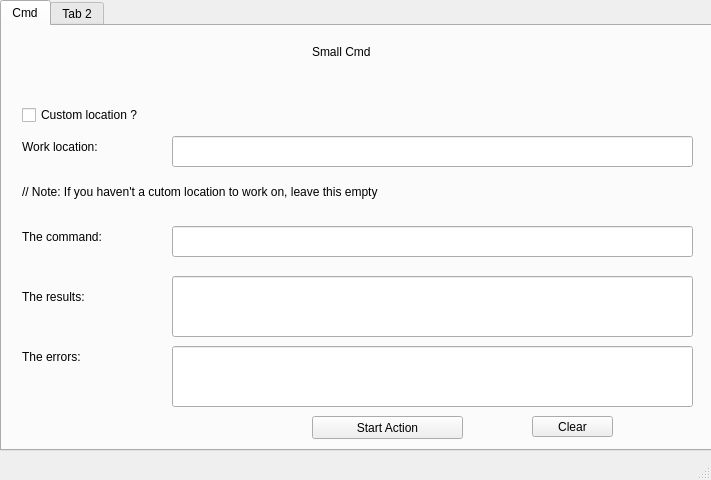
<?xml version="1.0" encoding="UTF-8"?>
<ui version="4.0">
 <class>MainWindow</class>
 <widget class="QMainWindow" name="MainWindow">
  <property name="geometry">
   <rect>
    <x>0</x>
    <y>0</y>
    <width>711</width>
    <height>480</height>
   </rect>
  </property>
  <property name="windowTitle">
   <string>MainWindow</string>
  </property>
  <property name="styleSheet">
   <string notr="true">
/*
 * The MIT License (MIT)
 *
 * Copyright (c) &lt;2013-2014&gt; &lt;Colin Duquesnoy&gt;
 *
 * Permission is hereby granted, free of charge, to any person obtaining a copy
 * of this software and associated documentation files (the &quot;Software&quot;), to deal
 * in the Software without restriction, including without limitation the rights
 * to use, copy, modify, merge, publish, distribute, sublicense, and/or sell
 * copies of the Software, and to permit persons to whom the Software is
 * furnished to do so, subject to the following conditions:

 * The above copyright notice and this permission notice shall be included in
 * all copies or substantial portions of the Software.

 * THE SOFTWARE IS PROVIDED &quot;AS IS&quot;, WITHOUT WARRANTY OF ANY KIND, EXPRESS OR
 * IMPLIED, INCLUDING BUT NOT LIMITED TO THE WARRANTIES OF MERCHANTABILITY,
 * FITNESS FOR A PARTICULAR PURPOSE AND NONINFRINGEMENT. IN NO EVENT SHALL THE
 * AUTHORS OR COPYRIGHT HOLDERS BE LIABLE FOR ANY CLAIM, DAMAGES OR OTHER
 * LIABILITY, WHETHER IN AN ACTION OF CONTRACT, TORT OR OTHERWISE, ARISING FROM,
 * OUT OF OR IN CONNECTION WITH THE SOFTWARE OR THE USE OR OTHER DEALINGS IN
 * THE SOFTWARE.
 */

QProgressBar:horizontal {
    border: 1px solid #3A3939;
    text-align: center;
    padding: 1px;
    background: #201F1F;
}
QProgressBar::chunk:horizontal {
    background-color: qlineargradient(spread:reflect, x1:1, y1:0.545, x2:1, y2:0, stop:0 rgba(28, 66, 111, 255), stop:1 rgba(37, 87, 146, 255));
}

QToolTip
{
    border: 1px solid #3A3939;
    background-color: rgb(90, 102, 117);;
    color: white;
    padding: 1px;
    opacity: 200;
}

QWidget
{
    color: silver;
    background-color: #302F2F;
    selection-background-color:#3d8ec9;
    selection-color: black;
    background-clip: border;
    border-image: none;
    outline: 0;
}

QWidget:item:hover
{
    background-color: #78879b;
    color: black;
}

QWidget:item:selected
{
    background-color: #3d8ec9;
}


QGroupBox::indicator
{
    width: 18px;
    height: 18px;
}
QGroupBox::indicator
{
    margin-left: 2px;
}


QGroupBox::indicator:unchecked,
QGroupBox::indicator:unchecked:hover
{
    image: url(:/dark_blue/img/checkbox_unchecked.png);
}


QGroupBox::indicator:unchecked:focus,
QGroupBox::indicator:unchecked:pressed
{
  border: none;
    image: url(:/dark_blue/img/checkbox_unchecked_focus.png);
}


QGroupBox::indicator:checked,
QGroupBox::indicator:checked:hover
{
    image: url(:/dark_blue/img/checkbox_checked.png);
}


QGroupBox::indicator:checked:focus,
QGroupBox::indicator:checked:pressed
{
  border: none;
    image: url(:/dark_blue/img/checkbox_checked_focus.png);
}


QGroupBox::indicator:indeterminate,
QGroupBox::indicator:indeterminate:hover,
QGroupBox::indicator:indeterminate:pressed
{
    image: url(:/dark_blue/img/checkbox_indeterminate.png);
}

QGroupBox::indicator:indeterminate:focus
{
    image: url(:/dark_blue/img/checkbox_indeterminate_focus.png);
}

QGroupBox::indicator:checked:disabled
{
    image: url(:/dark_blue/img/checkbox_checked_disabled.png);
}

QGroupBox::indicator:unchecked:disabled
{
    image: url(:/dark_blue/img/checkbox_unchecked_disabled.png);
}

QRadioButton
{
    spacing: 5px;
    outline: none;
    color: #bbb;
    margin-bottom: 2px;
}

QRadioButton:disabled
{
    color: #777777;
}
QRadioButton::indicator
{
    width: 21px;
    height: 21px;
}

QRadioButton::indicator:unchecked,
QRadioButton::indicator:unchecked:hover
{
    image: url(:/dark_blue/img/radio_unchecked.png);
}

QRadioButton::indicator:unchecked:focus,
QRadioButton::indicator:unchecked:pressed
{
  border: none;
  outline: none;
    image: url(:/dark_blue/img/radio_unchecked_focus.png);
}

QRadioButton::indicator:checked,
QRadioButton::indicator:checked:hover
{
  border: none;
  outline: none;
    image: url(:/dark_blue/img/radio_checked.png);
}

QRadioButton::indicator:checked:focus,
QRadioButton::indicato::menu-arrowr:checked:pressed
{
  border: none;
  outline: none;
    image: url(:/dark_blue/img/radio_checked_focus.png);
}

QRadioButton::indicator:indeterminate,
QRadioButton::indicator:indeterminate:hover,
QRadioButton::indicator:indeterminate:pressed
{
        image: url(:/dark_blue/img/radio_indeterminate.png);
}

QRadioButton::indicator:checked:disabled
{
  outline: none;
  image: url(:/dark_blue/img/radio_checked_disabled.png);
}

QRadioButton::indicator:unchecked:disabled
{
    image: url(:/dark_blue/img/radio_unchecked_disabled.png);
}


QMenuBar
{
    background-color: #302F2F;
    color: silver;
}

QMenuBar::item
{
    background: transparent;
}

QMenuBar::item:selected
{
    background: transparent;
    border: 1px solid #3A3939;
}

QMenuBar::item:pressed
{
    border: 1px solid #3A3939;
    background-color: #3d8ec9;
    color: black;
    margin-bottom:-1px;
    padding-bottom:1px;
}

QMenu
{
    border: 1px solid #3A3939;
    color: silver;
    margin: 1px;
}

QMenu::icon
{
    margin: 1px;
}

QMenu::item
{
    padding: 2px 2px 2px 25px;
    margin-left: 5px;
    border: 1px solid transparent; /* reserve space for selection border */
}

QMenu::item:selected
{
    color: black;
}

QMenu::separator {
    height: 2px;
    background: lightblue;
    margin-left: 10px;
    margin-right: 5px;
}

QMenu::indicator {
    width: 16px;
    height: 16px;
}

/* non-exclusive indicator = check box style indicator
   (see QActionGroup::setExclusive) */
QMenu::indicator:non-exclusive:unchecked {
    image: url(:/dark_blue/img/checkbox_unchecked.png);
}

QMenu::indicator:non-exclusive:unchecked:selected {
    image: url(:/dark_blue/img/checkbox_unchecked_disabled.png);
}

QMenu::indicator:non-exclusive:checked {
    image: url(:/dark_blue/img/checkbox_checked.png);
}

QMenu::indicator:non-exclusive:checked:selected {
    image: url(:/dark_blue/img/checkbox_checked_disabled.png);
}

/* exclusive indicator = radio button style indicator (see QActionGroup::setExclusive) */
QMenu::indicator:exclusive:unchecked {
    image: url(:/dark_blue/img/radio_unchecked.png);
}

QMenu::indicator:exclusive:unchecked:selected {
    image: url(:/dark_blue/img/radio_unchecked_disabled.png);
}

QMenu::indicator:exclusive:checked {
    image: url(:/dark_blue/img/radio_checked.png);
}

QMenu::indicator:exclusive:checked:selected {
    image: url(:/dark_blue/img/radio_checked_disabled.png);
}

QMenu::right-arrow {
    margin: 5px;
    image: url(:/dark_blue/img/right_arrow.png)
}


QWidget:disabled
{
    color: #808080;
    background-color: #302F2F;
}

QAbstractItemView
{
    alternate-background-color: #3A3939;
    color: silver;
    border: 1px solid 3A3939;
    border-radius: 2px;
    padding: 1px;
}

QWidget:focus, QMenuBar:focus
{
    border: 1px solid #78879b;
}

QTabWidget:focus, QCheckBox:focus, QRadioButton:focus, QSlider:focus
{
    border: none;
}

QLineEdit
{
    background-color: #201F1F;
    padding: 2px;
    border-style: solid;
    border: 1px solid #3A3939;
    border-radius: 2px;
    color: silver;
}

QGroupBox {
    border:1px solid #3A3939;
    border-radius: 2px;
    margin-top: 20px;
    background-color: #302F2F;
    color: silver;
}

QGroupBox::title {
    subcontrol-origin: margin;
    subcontrol-position: top center;
    padding-left: 10px;
    padding-right: 10px;
    padding-top: 10px;
}

QAbstractScrollArea
{
    border-radius: 2px;
    border: 1px solid #3A3939;
    background-color: transparent;
}

QScrollBar:horizontal
{
    height: 15px;
    margin: 3px 15px 3px 15px;
    border: 1px transparent #2A2929;
    border-radius: 4px;
    background-color: #2A2929;
}

QScrollBar::handle:horizontal
{
    background-color: #605F5F;
    min-width: 5px;
    border-radius: 4px;
}

QScrollBar::add-line:horizontal
{
    margin: 0px 3px 0px 3px;
    border-image: url(:/dark_blue/img/right_arrow_disabled.png);
    width: 10px;
    height: 10px;
    subcontrol-position: right;
    subcontrol-origin: margin;
}

QScrollBar::sub-line:horizontal
{
    margin: 0px 3px 0px 3px;
    border-image: url(:/dark_blue/img/left_arrow_disabled.png);
    height: 10px;
    width: 10px;
    subcontrol-position: left;
    subcontrol-origin: margin;
}

QScrollBar::add-line:horizontal:hover,QScrollBar::add-line:horizontal:on
{
    border-image: url(:/dark_blue/img/right_arrow.png);
    height: 10px;
    width: 10px;
    subcontrol-position: right;
    subcontrol-origin: margin;
}


QScrollBar::sub-line:horizontal:hover, QScrollBar::sub-line:horizontal:on
{
    border-image: url(:/dark_blue/img/left_arrow.png);
    height: 10px;
    width: 10px;
    subcontrol-position: left;
    subcontrol-origin: margin;
}

QScrollBar::up-arrow:horizontal, QScrollBar::down-arrow:horizontal
{
    background: none;
}


QScrollBar::add-page:horizontal, QScrollBar::sub-page:horizontal
{
    background: none;
}

QScrollBar:vertical
{
    background-color: #2A2929;
    width: 15px;
    margin: 15px 3px 15px 3px;
    border: 1px transparent #2A2929;
    border-radius: 4px;
}

QScrollBar::handle:vertical
{
    background-color: #605F5F;
    min-height: 5px;
    border-radius: 4px;
}

QScrollBar::sub-line:vertical
{
    margin: 3px 0px 3px 0px;
    border-image: url(:/dark_blue/img/up_arrow_disabled.png);
    height: 10px;
    width: 10px;
    subcontrol-position: top;
    subcontrol-origin: margin;
}

QScrollBar::add-line:vertical
{
    margin: 3px 0px 3px 0px;
    border-image: url(:/dark_blue/img/down_arrow_disabled.png);
    height: 10px;
    width: 10px;
    subcontrol-position: bottom;
    subcontrol-origin: margin;
}

QScrollBar::sub-line:vertical:hover,QScrollBar::sub-line:vertical:on
{

    border-image: url(:/dark_blue/img/up_arrow.png);
    height: 10px;
    width: 10px;
    subcontrol-position: top;
    subcontrol-origin: margin;
}


QScrollBar::add-line:vertical:hover, QScrollBar::add-line:vertical:on
{
    border-image: url(:/dark_blue/img/down_arrow.png);
    height: 10px;
    width: 10px;
    subcontrol-position: bottom;
    subcontrol-origin: margin;
}

QScrollBar::up-arrow:vertical, QScrollBar::down-arrow:vertical
{
    background: none;
}


QScrollBar::add-page:vertical, QScrollBar::sub-page:vertical
{
    background: none;
}

QTextEdit
{
    background-color: #201F1F;
    color: silver;
    border: 1px solid #3A3939;
}

QPlainTextEdit
{
    background-color: #201F1F;;
    color: silver;
    border-radius: 2px;
    border: 1px solid #3A3939;
}

QHeaderView::section
{
    background-color: #3A3939;
    color: silver;
    padding-left: 4px;
    border: 1px solid #6c6c6c;
}

QSizeGrip {
    image: url(:/dark_blue/img/sizegrip.png);
    width: 12px;
    height: 12px;
}

QMainWindow
{
    background-color: #302F2F;

}

QMainWindow::separator
{
    background-color: #302F2F;
    color: white;
    padding-left: 4px;
    spacing: 2px;
    border: 1px dashed #3A3939;
}

QMainWindow::separator:hover
{

    background-color: #787876;
    color: white;
    padding-left: 4px;
    border: 1px solid #3A3939;
    spacing: 2px;
}


QMenu::separator
{
    height: 1px;
    background-color: #3A3939;
    color: white;
    padding-left: 4px;
    margin-left: 10px;
    margin-right: 5px;
}


QFrame
{
    border-radius: 2px;
    border: 1px solid #444;
}

QFrame[frameShape=&quot;0&quot;]
{
    border-radius: 2px;
    border: 1px transparent #444;
}

QStackedWidget
{
    background-color: #302F2F;
    border: 1px transparent black;
}

QToolBar {
    border: 1px transparent #393838;
    background: 1px solid #302F2F;
    font-weight: bold;
}

QToolBar::handle:horizontal {
    image: url(:/dark_blue/img/Hmovetoolbar.png);
}
QToolBar::handle:vertical {
    image: url(:/dark_blue/img/Vmovetoolbar.png);
}
QToolBar::separator:horizontal {
    image: url(:/dark_blue/img/Hsepartoolbar.png);
}
QToolBar::separator:vertical {
    image: url(:/dark_blue/img/Vsepartoolbars.png);
}

QPushButton
{
    color: silver;
    background-color: #302F2F;
    border-width: 2px;
    border-color: #4A4949;
    border-style: solid;
    padding-top: 2px;
    padding-bottom: 2px;
    padding-left: 10px;
    padding-right: 10px;
    border-radius: 4px;
    /* outline: none; */
    /* min-width: 40px; */
}

QPushButton:disabled
{
    background-color: #302F2F;
    border-width: 2px;
    border-color: #3A3939;
    border-style: solid;
    padding-top: 2px;
    padding-bottom: 2px;
    padding-left: 10px;
    padding-right: 10px;
    /*border-radius: 2px;*/
    color: #808080;
}

QPushButton:focus {
    background-color: #3d8ec9;
    color: white;
}

QComboBox
{
    selection-background-color: #3d8ec9;
    background-color: #201F1F;
    border-style: solid;
    border: 1px solid #3A3939;
    border-radius: 2px;
    padding: 2px;
    min-width: 75px;
}

QPushButton:checked{
    background-color: #4A4949;
    border-color: #6A6969;
}

QPushButton:hover {
    border: 2px solid #78879b;
    color: silver;
}

QComboBox:hover, QAbstractSpinBox:hover,QLineEdit:hover,QTextEdit:hover,QPlainTextEdit:hover,QAbstractView:hover,QTreeView:hover
{
    border: 1px solid #78879b;
    color: silver;
}

QComboBox:on
{
    background-color: #626873;
    padding-top: 3px;
    padding-left: 4px;
    selection-background-color: #4a4a4a;
}

QComboBox QAbstractItemView
{
    background-color: #201F1F;
    border-radius: 2px;
    border: 1px solid #444;
    selection-background-color: #3d8ec9;
    color: silver;
}

QComboBox::drop-down
{
    subcontrol-origin: padding;
    subcontrol-position: top right;
    width: 15px;

    border-left-width: 0px;
    border-left-color: darkgray;
    border-left-style: solid;
    border-top-right-radius: 3px;
    border-bottom-right-radius: 3px;
}

QComboBox::down-arrow
{
    image: url(:/dark_blue/img/down_arrow_disabled.png);
}

QComboBox::down-arrow:on, QComboBox::down-arrow:hover,
QComboBox::down-arrow:focus
{
    image: url(:/dark_blue/img/down_arrow.png);
}

QPushButton:pressed
{
    background-color: #484846;
}

QAbstractSpinBox {
    padding-top: 2px;
    padding-bottom: 2px;
    border: 1px solid #3A3939;
    background-color: #201F1F;
    color: silver;
    border-radius: 2px;
    min-width: 75px;
}

QAbstractSpinBox:up-button
{
    background-color: transparent;
    subcontrol-origin: border;
    subcontrol-position: top right;
}

QAbstractSpinBox:down-button
{
    background-color: transparent;
    subcontrol-origin: border;
    subcontrol-position: bottom right;
}

QAbstractSpinBox::up-arrow,QAbstractSpinBox::up-arrow:disabled,QAbstractSpinBox::up-arrow:off {
    image: url(:/dark_blue/img/up_arrow_disabled.png);
    width: 10px;
    height: 10px;
}
QAbstractSpinBox::up-arrow:hover
{
    image: url(:/dark_blue/img/up_arrow.png);
}


QAbstractSpinBox::down-arrow,QAbstractSpinBox::down-arrow:disabled,QAbstractSpinBox::down-arrow:off
{
    image: url(:/dark_blue/img/down_arrow_disabled.png);
    width: 10px;
    height: 10px;
}
QAbstractSpinBox::down-arrow:hover
{
    image: url(:/dark_blue/img/down_arrow.png);
}


QLabel
{
    border: 0px solid black;
}

QTabWidget{
    border: 1px transparent black;
}

QTabWidget::pane {
    border: 1px solid #444;
    border-radius: 3px;
    padding: 3px;
}

QTabBar
{
    qproperty-drawBase: 0;
    left: 5px; /* move to the right by 5px */
}

QTabBar:focus
{
    border: 0px transparent black;
}

QTabBar::close-button  {
    image: url(:/dark_blue/img/close.png);
    background: transparent;
}

QTabBar::close-button:hover
{
    image: url(:/dark_blue/img/close-hover.png);
    background: transparent;
}

QTabBar::close-button:pressed {
    image: url(:/dark_blue/img/close-pressed.png);
    background: transparent;
}

/* TOP TABS */
QTabBar::tab:top {
    color: #b1b1b1;
    border: 1px solid #4A4949;
    border-bottom: 1px transparent black;
    background-color: #302F2F;
    padding: 5px;
    border-top-left-radius: 2px;
    border-top-right-radius: 2px;
}

QTabBar::tab:top:!selected
{
    color: #b1b1b1;
    background-color: #201F1F;
    border: 1px transparent #4A4949;
    border-bottom: 1px transparent #4A4949;
    border-top-left-radius: 0px;
    border-top-right-radius: 0px;
}

QTabBar::tab:top:!selected:hover {
    background-color: #48576b;
}

/* BOTTOM TABS */
QTabBar::tab:bottom {
    color: #b1b1b1;
    border: 1px solid #4A4949;
    border-top: 1px transparent black;
    background-color: #302F2F;
    padding: 5px;
    border-bottom-left-radius: 2px;
    border-bottom-right-radius: 2px;
}

QTabBar::tab:bottom:!selected
{
    color: #b1b1b1;
    background-color: #201F1F;
    border: 1px transparent #4A4949;
    border-top: 1px transparent #4A4949;
    border-bottom-left-radius: 0px;
    border-bottom-right-radius: 0px;
}

QTabBar::tab:bottom:!selected:hover {
    background-color: #78879b;
}

/* LEFT TABS */
QTabBar::tab:left {
    color: #b1b1b1;
    border: 1px solid #4A4949;
    border-left: 1px transparent black;
    background-color: #302F2F;
    padding: 5px;
    border-top-right-radius: 2px;
    border-bottom-right-radius: 2px;
}

QTabBar::tab:left:!selected
{
    color: #b1b1b1;
    background-color: #201F1F;
    border: 1px transparent #4A4949;
    border-right: 1px transparent #4A4949;
    border-top-right-radius: 0px;
    border-bottom-right-radius: 0px;
}

QTabBar::tab:left:!selected:hover {
    background-color: #48576b;
}


/* RIGHT TABS */
QTabBar::tab:right {
    color: #b1b1b1;
    border: 1px solid #4A4949;
    border-right: 1px transparent black;
    background-color: #302F2F;
    padding: 5px;
    border-top-left-radius: 2px;
    border-bottom-left-radius: 2px;
}

QTabBar::tab:right:!selected
{
    color: #b1b1b1;
    background-color: #201F1F;
    border: 1px transparent #4A4949;
    border-right: 1px transparent #4A4949;
    border-top-left-radius: 0px;
    border-bottom-left-radius: 0px;
}

QTabBar::tab:right:!selected:hover {
    background-color: #48576b;
}

QTabBar QToolButton::right-arrow:enabled {
     image: url(:/dark_blue/img/right_arrow.png);
 }

 QTabBar QToolButton::left-arrow:enabled {
     image: url(:/dark_blue/img/left_arrow.png);
 }

QTabBar QToolButton::right-arrow:disabled {
     image: url(:/dark_blue/img/right_arrow_disabled.png);
 }

 QTabBar QToolButton::left-arrow:disabled {
     image: url(:/dark_blue/img/left_arrow_disabled.png);
 }


QDockWidget {
    border: 1px solid #403F3F;
    titlebar-close-icon: url(:/dark_blue/img/close.png);
    titlebar-normal-icon: url(:/dark_blue/img/undock.png);
}

QDockWidget::close-button, QDockWidget::float-button {
    border: 1px solid transparent;
    border-radius: 2px;
    background: transparent;
}

QDockWidget::close-button:hover, QDockWidget::float-button:hover {
    background: rgba(255, 255, 255, 10);
}

QDockWidget::close-button:pressed, QDockWidget::float-button:pressed {
    padding: 1px -1px -1px 1px;
    background: rgba(255, 255, 255, 10);
}

QTreeView, QListView, QTextBrowser, AtLineEdit, AtLineEdit::hover {
    border: 1px solid #444;
    background-color: silver;
    border-radius: 3px;
    margin-left: 3px;
    color: black;
}

QTreeView:branch:selected, QTreeView:branch:hover {
    background: url(:/dark_blue/img/transparent.png);
}

QTreeView::branch:has-siblings:!adjoins-item {
    border-image: url(:/dark_blue/img/transparent.png);
}

QTreeView::branch:has-siblings:adjoins-item {
    border-image: url(:/dark_blue/img/transparent.png);
}

QTreeView::branch:!has-children:!has-siblings:adjoins-item {
    border-image: url(:/dark_blue/img/transparent.png);
}

QTreeView::branch:has-children:!has-siblings:closed,
QTreeView::branch:closed:has-children:has-siblings {
    image: url(:/dark_blue/img/branch_closed.png);
}

QTreeView::branch:open:has-children:!has-siblings,
QTreeView::branch:open:has-children:has-siblings  {
    image: url(:/dark_blue/img/branch_open.png);
}

QTreeView::branch:has-children:!has-siblings:closed:hover,
QTreeView::branch:closed:has-children:has-siblings:hover {
    image: url(:/dark_blue/img/branch_closed-on.png);
    }

QTreeView::branch:open:has-children:!has-siblings:hover,
QTreeView::branch:open:has-children:has-siblings:hover  {
    image: url(:/dark_blue/img/branch_open-on.png);
    }

QListView::item:!selected:hover, QListView::item:!selected:hover, QTreeView::item:!selected:hover  {
    background: rgba(0, 0, 0, 0);
    outline: 0;
    color: #FFFFFF
}

QListView::item:selected:hover, QListView::item:selected:hover, QTreeView::item:selected:hover  {
    background: #3d8ec9;
    color: #FFFFFF;
}

QSlider::groove:horizontal {
    border: 1px solid #3A3939;
    height: 8px;
    background: #201F1F;
    margin: 2px 0;
    border-radius: 2px;
}

QSlider::handle:horizontal {
    background: QLinearGradient( x1: 0, y1: 0, x2: 0, y2: 1,
      stop: 0.0 silver, stop: 0.2 #a8a8a8, stop: 1 #727272);
    border: 1px solid #3A3939;
    width: 14px;
    height: 14px;
    margin: -4px 0;
    border-radius: 2px;
}

QSlider::groove:vertical {
    border: 1px solid #3A3939;
    width: 8px;
    background: #201F1F;
    margin: 0 0px;
    border-radius: 2px;
}

QSlider::handle:vertical {
    background: QLinearGradient( x1: 0, y1: 0, x2: 0, y2: 1, stop: 0.0 silver,
    stop: 0.2 #a8a8a8, stop: 1 #727272);
    border: 1px solid #3A3939;
    width: 14px;
    height: 14px;
    margin: 0 -4px;
    border-radius: 2px;
}

QToolButton {
    /*  background-color: transparent; */
    border: 2px transparent #4A4949;
    border-radius: 4px;
    background-color: dimgray;
    margin: 2px;
    padding: 2px;
}

QToolButton[popupMode=&quot;1&quot;] { /* only for MenuButtonPopup */
 padding-right: 20px; /* make way for the popup button */
 border: 2px transparent #4A4949;
 border-radius: 4px;
}

QToolButton[popupMode=&quot;2&quot;] { /* only for InstantPopup */
 padding-right: 10px; /* make way for the popup button */
 border: 2px transparent #4A4949;
}


QToolButton:hover, QToolButton::menu-button:hover {
    border: 2px solid #78879b;
}

QToolButton:checked, QToolButton:pressed,
    QToolButton::menu-button:pressed {
    background-color: #4A4949;
    border: 2px solid #78879b;
}

/* the subcontrol below is used only in the InstantPopup or DelayedPopup mode */
QToolButton::menu-indicator {
    image: url(:/dark_blue/img/down_arrow.png);
    top: -7px; left: -2px; /* shift it a bit */
}

/* the subcontrols below are used only in the MenuButtonPopup mode */
QToolButton::menu-button {
    border: 1px transparent #4A4949;
    border-top-right-radius: 6px;
    border-bottom-right-radius: 6px;
    /* 16px width + 4px for border = 20px allocated above */
    width: 16px;
    outline: none;
}

QToolButton::menu-arrow {
    image: url(:/dark_blue/img/down_arrow.png);
}

QToolButton::menu-arrow:open {
    top: 1px; left: 1px; /* shift it a bit */
    border: 1px solid #3A3939;
}

QPushButton::menu-indicator  {
    subcontrol-origin: padding;
    subcontrol-position: bottom right;
    left: 4px;
}

QTableView
{
    border: 1px solid #444;
    gridline-color: #6c6c6c;
    background-color: #201F1F;
}


QTableView, QHeaderView
{
    border-radius: 0px;
}

QTableView::item:pressed, QListView::item:pressed, QTreeView::item:pressed  {
    background: #78879b;
    color: #FFFFFF;
}

QTableView::item:selected:active, QTreeView::item:selected:active, QListView::item:selected:active  {
    background: #3d8ec9;
    color: #FFFFFF;
}


QHeaderView
{
    border: 1px transparent;
    border-radius: 2px;
    margin: 0px;
    padding: 0px;
}

QHeaderView::section  {
    background-color: #3A3939;
    color: silver;
    padding: 4px;
    border: 1px solid #6c6c6c;
    border-radius: 0px;
    text-align: center;
}

QHeaderView::section::vertical::first, QHeaderView::section::vertical::only-one
{
    border-top: 1px solid #6c6c6c;
}

QHeaderView::section::vertical
{
    border-top: transparent;
}

QHeaderView::section::horizontal::first, QHeaderView::section::horizontal::only-one
{
    border-left: 1px solid #6c6c6c;
}

QHeaderView::section::horizontal
{
    border-left: transparent;
}


QHeaderView::section:checked
 {
    color: white;
    background-color: #5A5959;
 }

 /* style the sort indicator */
QHeaderView::down-arrow {
    image: url(:/dark_blue/img/down_arrow.png);
}

QHeaderView::up-arrow {
    image: url(:/dark_blue/img/up_arrow.png);
}


QTableCornerButton::section {
    background-color: #3A3939;
    border: 1px solid #3A3939;
    border-radius: 2px;
}

QToolBox  {
    padding: 3px;
    border: 1px transparent black;
}

QToolBox::tab {
    color: #b1b1b1;
    background-color: #302F2F;
    border: 1px solid #4A4949;
    border-bottom: 1px transparent #302F2F;
    border-top-left-radius: 5px;
    border-top-right-radius: 5px;
}

 QToolBox::tab:selected { /* italicize selected tabs */
    font: italic;
    background-color: #302F2F;
    border-color: #3d8ec9;
 }

QStatusBar::item {
    border: 1px solid #3A3939;
    border-radius: 2px;
 }


QFrame[height=&quot;3&quot;], QFrame[width=&quot;3&quot;] {
    background-color: #AAA;
}


QSplitter::handle {
    border: 1px dashed #3A3939;
}

QSplitter::handle:hover {
    background-color: #787876;
    border: 1px solid #3A3939;
}

QSplitter::handle:horizontal {
    width: 1px;
}

QSplitter::handle:vertical {
    height: 1px;
}

QListWidget {
    background-color: silver;
    border-radius: 5px;
    margin-left: 5px;
}

QListWidget::item {
    color: black;
}

QMessageBox {
    messagebox-critical-icon	: url(:/dark_blue/img/critical.png);
    messagebox-information-icon	: url(:/dark_blue/img/information.png);
    messagebox-question-icon	: url(:/dark_blue/img/question.png);
    messagebox-warning-icon:    : url(:/dark_blue/img/warning.png);
}

ColorButton::enabled {
    border-radius: 0px;
    border: 1px solid #444444;
}

ColorButton::disabled {
    border-radius: 0px;
    border: 1px solid #AAAAAA;
}
</string>
  </property>
  <widget class="QWidget" name="centralwidget">
   <widget class="QTabWidget" name="tabWidget">
    <property name="geometry">
     <rect>
      <x>0</x>
      <y>0</y>
      <width>721</width>
      <height>451</height>
     </rect>
    </property>
    <widget class="QWidget" name="tab">
     <attribute name="title">
      <string>Cmd</string>
     </attribute>
     <widget class="QLabel" name="label">
      <property name="geometry">
       <rect>
        <x>310</x>
        <y>10</y>
        <width>131</width>
        <height>31</height>
       </rect>
      </property>
      <property name="styleSheet">
       <string notr="true">font: 12pt &quot;MS Shell Dlg 2&quot;;</string>
      </property>
      <property name="text">
       <string>Small Cmd</string>
      </property>
     </widget>
     <widget class="QLabel" name="label_2">
      <property name="geometry">
       <rect>
        <x>20</x>
        <y>110</y>
        <width>241</width>
        <height>21</height>
       </rect>
      </property>
      <property name="styleSheet">
       <string notr="true">font: 10pt &quot;MS Shell Dlg 2&quot;;</string>
      </property>
      <property name="text">
       <string>Work location:</string>
      </property>
     </widget>
     <widget class="QLineEdit" name="lineEdit">
      <property name="geometry">
       <rect>
        <x>170</x>
        <y>110</y>
        <width>521</width>
        <height>31</height>
       </rect>
      </property>
     </widget>
     <widget class="QCheckBox" name="checkBox">
      <property name="geometry">
       <rect>
        <x>20</x>
        <y>80</y>
        <width>171</width>
        <height>18</height>
       </rect>
      </property>
      <property name="text">
       <string>Custom location ?</string>
      </property>
     </widget>
     <widget class="QLabel" name="label_3">
      <property name="geometry">
       <rect>
        <x>20</x>
        <y>150</y>
        <width>691</width>
        <height>31</height>
       </rect>
      </property>
      <property name="styleSheet">
       <string notr="true">font: 10pt &quot;MS Shell Dlg 2&quot;;</string>
      </property>
      <property name="text">
       <string>// Note: If you haven't a cutom location to work on, leave this empty</string>
      </property>
     </widget>
     <widget class="QLabel" name="label_4">
      <property name="geometry">
       <rect>
        <x>20</x>
        <y>200</y>
        <width>151</width>
        <height>21</height>
       </rect>
      </property>
      <property name="styleSheet">
       <string notr="true">font: 10pt &quot;MS Shell Dlg 2&quot;;</string>
      </property>
      <property name="text">
       <string>The command:</string>
      </property>
     </widget>
     <widget class="QLineEdit" name="lineEdit_2">
      <property name="geometry">
       <rect>
        <x>170</x>
        <y>200</y>
        <width>521</width>
        <height>31</height>
       </rect>
      </property>
     </widget>
     <widget class="QLabel" name="label_5">
      <property name="geometry">
       <rect>
        <x>20</x>
        <y>260</y>
        <width>111</width>
        <height>21</height>
       </rect>
      </property>
      <property name="styleSheet">
       <string notr="true">font: 10pt &quot;MS Shell Dlg 2&quot;;</string>
      </property>
      <property name="text">
       <string>The results:</string>
      </property>
     </widget>
     <widget class="QLineEdit" name="lineEdit_3">
      <property name="geometry">
       <rect>
        <x>170</x>
        <y>250</y>
        <width>521</width>
        <height>61</height>
       </rect>
      </property>
      <property name="styleSheet">
       <string notr="true">font: 8pt &quot;OCR A Std&quot;;</string>
      </property>
     </widget>
     <widget class="QPushButton" name="pushButton">
      <property name="geometry">
       <rect>
        <x>310</x>
        <y>390</y>
        <width>151</width>
        <height>23</height>
       </rect>
      </property>
      <property name="text">
       <string>Start Action</string>
      </property>
     </widget>
     <widget class="QLineEdit" name="lineEdit_4">
      <property name="geometry">
       <rect>
        <x>170</x>
        <y>320</y>
        <width>521</width>
        <height>61</height>
       </rect>
      </property>
      <property name="styleSheet">
       <string notr="true">font: 9pt &quot;OCR A Std&quot;;</string>
      </property>
     </widget>
     <widget class="QLabel" name="label_6">
      <property name="geometry">
       <rect>
        <x>20</x>
        <y>320</y>
        <width>111</width>
        <height>21</height>
       </rect>
      </property>
      <property name="styleSheet">
       <string notr="true">font: 10pt &quot;MS Shell Dlg 2&quot;;</string>
      </property>
      <property name="text">
       <string>The errors:</string>
      </property>
     </widget>
     <widget class="QPushButton" name="pushButton_2">
      <property name="geometry">
       <rect>
        <x>530</x>
        <y>390</y>
        <width>81</width>
        <height>21</height>
       </rect>
      </property>
      <property name="text">
       <string>Clear</string>
      </property>
     </widget>
    </widget>
    <widget class="QWidget" name="tab_2">
     <attribute name="title">
      <string>Tab 2</string>
     </attribute>
    </widget>
   </widget>
  </widget>
  <widget class="QMenuBar" name="menubar">
   <property name="geometry">
    <rect>
     <x>0</x>
     <y>0</y>
     <width>711</width>
     <height>22</height>
    </rect>
   </property>
  </widget>
  <widget class="QStatusBar" name="statusbar"/>
 </widget>
 <resources/>
 <connections/>
</ui>
